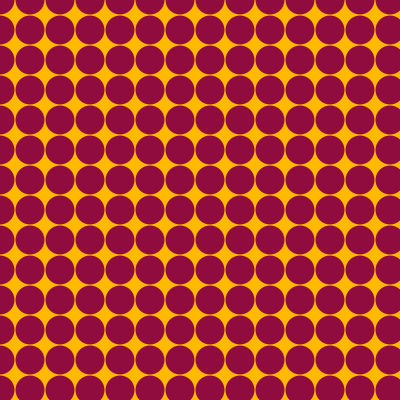
Frame 1 (no input)
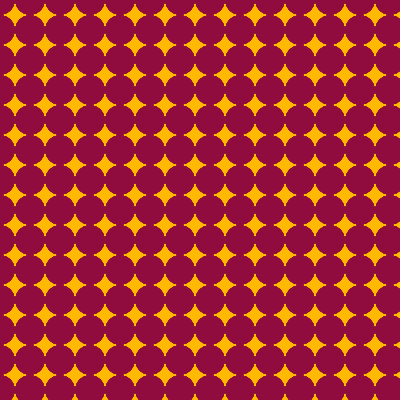
Frame 60 (the mouse pressed at the canvas centre just before this capture)
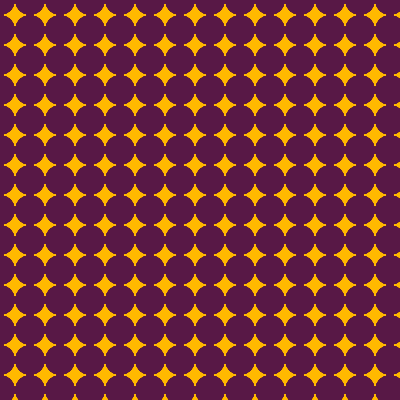
Frame 120 (the mouse held since frame 60 and released just before this capture)

The Processing sketch that drew these frames (run headless with seeded random() and noise(); from frame 60 on, the mouse is pressed at the canvas centre):

// Processing sketch: sketch_170915c
// ── sketch_170915c.pde
  //mesa de trabajo
void setup() {
   size(400,400);
   background(255,185,0);
   noStroke(); 
}
  
  //el forloop
void draw() {
  for (int i =0; i <500; i= i+30) {
  for (int j=0; j<500; j=j+30) {

   //circulos morados (segundo)
   if (mousePressed){
     fill(88,24,70);
     ellipse(i,j,29,29);
   //circulos burdeos (primeros)
    }else {
       fill(144,12,63);
    ellipse(i,j,29,29);
}
}
}
}
